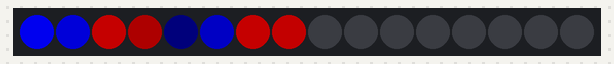
The sketch below on a simulated Arduino Uno, built with avr-gcc and run on an emulated ATmega328P. Shown: 16 RGB LEDs in strip order, left to right. Dim RGB values are drawn brighter than linear; random numbers use the default seed unless the sketch sets one.

Above: at 0.57 s.
At 5.72 s:
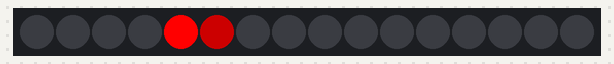
At 10.89 s:
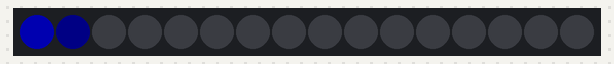
At 21.39 s:
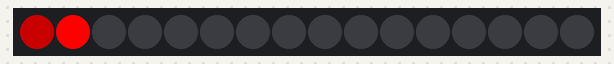
At 29.59 s:
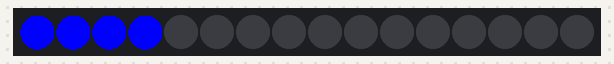
At 39.83 s:
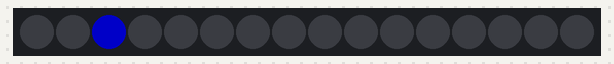

The sketch:

POLICE_STROBE_Stick.ino
```cpp
#include <Adafruit_NeoPixel.h>


#define PIN 5  // Pin NeoWheel is on
Adafruit_NeoPixel strip = Adafruit_NeoPixel(16, PIN, NEO_GRB + NEO_KHZ800);

int B;

int zone1[2] = {
  0,1};
int zone2[2] = {
  2,3};
int zone3[2] = {
  4,5};
int zone4[2] = {
  6,7};

uint32_t RED = (strip.Color(B,0,0));
uint32_t BLUE = (strip.Color(0,0,B));
uint32_t quarter;

const int topRightA[2] = {
  1, 0};
const int bottomRightA[2]={
  3,2};
const int bottomLeftA[2]={
  4,5};
const int topLeftA[2]={
  6,7};

const int topRightB[2] = {
  0,1};
const int bottomRightB[2]={
  2,3};
const int bottomLeftB[2]={
  5,4};
const int topLeftB[2]={
  7,6};


void setup(void)
{
  randomSeed(analogRead(0));
  strip.begin();
  strip.show(); // Initialize all pixels to 'off'
}

void loop()
{

  // setQuarter();
  WipeOne(random(40));
  WipeOne(random(40));
  WipeOne(random(40));
  WipeOne(random(40));
  WipeOne(random(10));
  WipeOne(random(10));
  WipeOne(random(40));
  WipeOne(random(50));
  WipeOne(random(80));
  WipeOne(random(80));


  spinUpRed(zone1);
  spinDownRed(zone2);

  spinUpBlue(zone1);
  spinDownBlue(zone2);

  spinDownRed(zone4);
  spinDownRed(zone3);

  spinDownBlue(zone4);
  spinDownBlue(zone3);


  spinUpBlue(zone1);
  spinDownBlue(zone1);
  spinUpBlue(zone3);
  spinDownBlue(zone3);

  spinUpRed(zone2);
  spinDownRed(zone2);
  spinUpRed(zone4);
  spinDownRed(zone4);

  spinDownBlue(zone1);
  spinDownBlue(zone4);


  spinUpRed(zone1);
  spinDownRed(zone1);
  spinUpRed(zone1);
  spinDownRed(zone1);
  spinUpRed(zone1);
  spinDownRed(zone1);

  spinUpRed(zone3);
  spinDownRed(zone3);
  spinUpBlue(zone2);
  spinDownBlue(zone2);

  spinUpBlue(zone4);
  spinDownBlue(zone4);
  spinUpBlue(zone4);
  spinDownBlue(zone4);
  spinUpBlue(zone4);
  spinDownBlue(zone4);

  spinUpBlue(zone2);
  spinDownBlue(zone2);
  spinUpRed(zone3);
  spinDownRed(zone3);


  spinUpRed(zone3);
  spinUpRed(zone1);
  spinDownRed(zone3);

  spinDownBlue(zone3);
  spinDownBlue(zone1);
  spinDownBlue(zone3);

  spinUpBlue(zone2);
  spinUpBlue(zone4);
  spinDownBlue(zone2);

  spinDownRed(zone4);
  spinDownRed(zone2);
  spinDownRed(zone4);


  spinDownRed(zone1);
  spinDownBlue(zone2);

  spinDownRed(zone1);
  spinDownBlue(zone2);

  spinDownRed(zone3);
  spinDownBlue(zone4);
  spinDownRed(zone3);
  spinDownBlue(zone2);

  spinDownBlue(zone2);
  spinDownRed(zone3);
  spinDownBlue(zone2);
  spinDownBlue(zone4);

  spinDownBlue(zone4);
  spinDownRed(zone3);
  spinDownBlue(zone4);
  spinDownBlue(zone2);

  spinUpRed(zone3);
  spinUpRed(zone1);
  spinDownRed(zone3);

  spinDownBlue(zone3);
  spinDownBlue(zone1);
  spinDownBlue(zone3);

  spinUpBlue(zone2);
  spinUpBlue(zone4);
  spinDownBlue(zone2);

  spinDownRed(zone4);
  spinDownRed(zone2);
  spinDownRed(zone4);


  spinDownRed(zone1);
  spinDownBlue(zone2);

  spinDownRed(zone1);
  spinDownBlue(zone2);

  spinDownRed(zone3);
  spinDownBlue(zone4);
  spinDownRed(zone3);
  spinDownBlue(zone2);

  spinDownBlue(zone2);
  spinDownRed(zone3);
  spinDownBlue(zone2);
  spinDownBlue(zone4);

  spinDownBlue(zone4);
  spinDownRed(zone3);
  spinDownBlue(zone4);
  spinDownBlue(zone2);


  spinDownRed(zone3);
  spinDownBlue(zone4);
  spinDownRed(zone3);
  spinDownBlue(zone4);
  spinDownRed(zone3);
  spinDownBlue(zone4);
  spinDownRed(zone3);
  spinDownBlue(zone4);
  spinDownRed(zone3);
  spinDownBlue(zone4);
  spinDownRed(zone3);
  spinDownBlue(zone4);

  spinDownRed(zone1);
  spinDownBlue(zone2);
  spinDownRed(zone1);
  spinDownBlue(zone2);
  spinDownRed(zone1);
  spinDownBlue(zone2);
  spinDownRed(zone1);
  spinDownBlue(zone2);
  spinDownRed(zone1);
  spinDownBlue(zone2);
  spinDownRed(zone1);
  spinDownBlue(zone2);

  spinDownRed(zone3);
  spinDownBlue(zone4);
  spinDownRed(zone3);
  spinDownBlue(zone4);
  spinDownRed(zone3);
  spinDownBlue(zone4);
  spinDownRed(zone3);
  spinDownBlue(zone4);

  spinDownRed(zone1);
  spinDownBlue(zone2);
  spinDownRed(zone1);
  spinDownBlue(zone2);
  spinDownRed(zone1);
  spinDownBlue(zone2);
  spinDownRed(zone1);
  spinDownBlue(zone2);

  randomBlue(zone1);
  randomBlue(zone2);
  randomBlue(zone1);
  randomBlue(zone2);
  randomBlue(zone1);
  randomBlue(zone2);

  randomRed(zone4);
  randomRed(zone3);
  randomRed(zone4);
  randomRed(zone3);
  randomRed(zone4);
  randomRed(zone3);


  spinUpBlue(zone1);
  spinUpBlue(zone2);
  spinUpBlue(zone3);
  spinUpBlue(zone4);
  spinDownRed(zone4);
  spinDownRed(zone3);
  spinDownRed(zone2);
  spinDownRed(zone1);

  spinUpRed(zone4);
  spinUpRed(zone3);
  spinUpRed(zone2);
  spinUpRed(zone1);
  spinDownBlue(zone1);
  spinDownBlue(zone2);
  spinDownBlue(zone3);
  spinDownBlue(zone4);

  spinUpBlue(zone1);
  spinUpBlue(zone2);
  spinUpBlue(zone3);
  spinUpBlue(zone4);
  spinDownRed(zone4);
  spinDownRed(zone3);
  spinDownRed(zone2);
  spinDownRed(zone1);

  spinUpRed(zone4);
  spinUpRed(zone3);
  spinUpRed(zone2);
  spinUpRed(zone1);
  spinDownBlue(zone1);
  spinDownBlue(zone2);
  spinDownBlue(zone3);
  spinDownBlue(zone4);

  spinUpBlue(zone1);
  spinUpBlue(zone2);
  spinUpBlue(zone3);
  spinUpBlue(zone4);
  spinDownRed(zone4);
  spinDownRed(zone3);
  spinDownRed(zone2);
  spinDownRed(zone1);

  spinUpRed(zone4);
  spinUpRed(zone3);
  spinUpRed(zone2);
  spinUpRed(zone1);
  spinDownBlue(zone1);
  spinDownBlue(zone2);
  spinDownBlue(zone3);
  spinDownBlue(zone4);


  /*
   setQuarter();
   clearAll();
   blueWipeLeft(random(15));
   setQuarter();

   clearAll();
   blueWipeLeft(random(15));
   setQuarter();
   clearAll();
   redWipeRight(random(15));
   setQuarter();
   clearAll();
   blueWipeLeft(random(15));
   setQuarter();
   clearAll();
   redWipeRight(random(25));
   setQuarter();
   clearAll();
   blueWipeLeft(random(10));
   setQuarter();
   clearAll();
   redWipeRight(1);

   setQuarter();
   clearAll();
   redWipeLeft(random(15));
   setQuarter();
   clearAll();
   redWipeLeft(random(10));
   setQuarter();
   clearAll();
   blueWipeRight(random(15));
   setQuarter();
   clearAll();
   redWipeLeft(5);
   setQuarter();
   clearAll();
   blueWipeRight(random(20));
   setQuarter();
   clearAll();
   redWipeLeft(random(25));
   setQuarter();
   clearAll();
   blueWipeRight(random(15));
   */
}

/*
void setQuarter()
 {

 switch (random(1,4))
 {
 case 1:
 quarter = topRight[i];
 break;

 case 2:
 quarter = bottomRight[i];
 break;

 case 3:
 quarter = bottomLeft[i];
 break;

 case 4:
 quarter = topLeft[i];
 break;
 }  //end switch case
 }  // end setQuarter

 */
void clearAll()
{
  colorWipe(strip.Color(0, 0, 0), 0); //set All Blue
  strip.show();
}


void randomRed(int zone[])
{
  strip.setPixelColor(zone[1], strip.Color(0,0,0));
  strip.setPixelColor(zone[0], strip.Color(0,0,0));
  strip.show();
  delay(10)
    ;
  strip.setPixelColor(zone[0], strip.Color(random(100),0,0));
  strip.show();
  delay(10) ;
  strip.setPixelColor(zone[1], strip.Color(random(255),0,0));
  strip.show();
  delay(10) ;
  strip.setPixelColor(zone[0], strip.Color(random(255),0,0));
  strip.show();
  delay(10) ;
}    // end void spinUpRed()

void randomBlue(int zone[])
{
  strip.setPixelColor(zone[1], strip.Color(0,0,0));
  strip.setPixelColor(zone[0], strip.Color(0,0,0));
  strip.show();
  delay(10)
    ;
  strip.setPixelColor(zone[0], strip.Color(0,0,random(100)));
  strip.show();
  delay(10) ;
  strip.setPixelColor(zone[1], strip.Color(0,0,random(255)));
  strip.show();
  delay(10) ;
  strip.setPixelColor(zone[0], strip.Color(0,0,random(255)));
  strip.show();
  delay(10) ;
}    // end void spinUpRed()


void spinUpRed(int zone[])
{
  strip.setPixelColor(zone[1], strip.Color(0,0,0));
  strip.setPixelColor(zone[0], strip.Color(0,0,0));
  strip.show();
  delay(10)
    ;
  strip.setPixelColor(zone[0], strip.Color(100,0,0));
  strip.show();
  delay(10) ;
  strip.setPixelColor(zone[1], strip.Color(255,0,0));
  strip.show();
  delay(10) ;
  strip.setPixelColor(zone[0], strip.Color(255,0,0));
  strip.show();
  delay(10) ;
}    // end void spinUpRed()


void spinUpBlue(int zone[])
{
  strip.setPixelColor(zone[1], strip.Color(0,0,0));
  strip.setPixelColor(zone[0], strip.Color(0,0,0));
  strip.show();
  delay(10) ;
  strip.setPixelColor(zone[0], strip.Color(0,0,100));
  strip.show();
  delay(10) ;
  strip.setPixelColor(zone[1], strip.Color(0,0,255));
  strip.show();
  delay(10) ;
  strip.setPixelColor(zone[0], strip.Color(0,0,255));
  strip.show();
  delay(10) ;
}    // end void spinUpRed()


void spinDownRed(int zone[])
{
  strip.setPixelColor(zone[0], strip.Color(255,0,0));
  strip.show();
  delay(10) ;
  strip.setPixelColor(zone[1], strip.Color(110,0,0));
  strip.show();
  delay(10) ;
  strip.setPixelColor(zone[0], strip.Color(110,0,0));
  strip.show();
  delay(10) ;
  strip.setPixelColor(zone[1], strip.Color(0,0,0));
  strip.show();
  delay(10) ;
  strip.setPixelColor(zone[0], strip.Color(0,0,0));
  strip.show();
  delay(10) ;

}    // end void spinDownRed()


void spinDownBlue(int zone[])
{
  strip.setPixelColor(zone[0], strip.Color(0,0,255));
  strip.show();
  delay(10) ;
  strip.setPixelColor(zone[1], strip.Color(0,0,110));
  strip.show();
  delay(10) ;
  strip.setPixelColor(zone[0], strip.Color(0,0,110));
  strip.show();
  delay(10) ;
  strip.setPixelColor(zone[1], strip.Color(0,0,0));
  strip.show();
  delay(10) ;
  strip.setPixelColor(zone[0], strip.Color(0,0,0));
  strip.show();
  delay(10) ;

}    // end void spinDownRed()

void WipeOne(uint8_t wait)
{
  for(uint16_t i=0; i<2; i++)
  {
    strip.setPixelColor(topRightA[i], strip.Color(random(255),0,0));
    strip.setPixelColor(topLeftA[i], strip.Color(0,0,random(255)));
    strip.setPixelColor(bottomLeftA[i], strip.Color(random(255),0,0));
    strip.setPixelColor(bottomRightA[i], strip.Color(0,0,random(255)));
    strip.show();
    delay(wait);
  }

  //   colorWipe(strip.Color(0, 0, 0), 0); //set All clear
  strip.show();
  delay(wait);

  for(uint16_t i=0; i<2; i++)
  {
    strip.setPixelColor(topRightA[i], strip.Color(0,0,random(255)));
    strip.setPixelColor(topLeftA[i],  strip.Color(random(255),0,0));
    strip.setPixelColor(bottomLeftA[i], strip.Color(0,0,random(255)));
    strip.setPixelColor(bottomRightA[i],  strip.Color(random(255),0,0));
    strip.show();
    delay(wait);
  }
  colorWipe(strip.Color(0, 0, 0), 0); //set All clear
  strip.show();
  delay(wait);

  for(uint16_t i=0; i<2; i++)
  {
    strip.setPixelColor(topRightA[i], strip.Color(0,0,random(255)));
    strip.setPixelColor(topLeftA[i],  strip.Color(random(255),0,0));
    strip.setPixelColor(bottomLeftA[i], strip.Color(0,0,random(255)));
    strip.setPixelColor(bottomRightA[i],  strip.Color(random(255),0,0));
    strip.show();
    delay(wait);
  }


  for(uint16_t i=0; i<2; i++)
  {
    strip.setPixelColor(topRightB[i], strip.Color(random(255),0,0));
    strip.setPixelColor(topLeftB[i], strip.Color(0,0,random(255)));
    strip.setPixelColor(bottomLeftB[i], strip.Color(random(255),0,0));
    strip.setPixelColor(bottomRightB[i], strip.Color(0,0,random(255)));
    strip.show();
    delay(wait);
  }

  //   colorWipe(strip.Color(0, 0, 0), 0); //set All clear
  strip.show();
  delay(wait);

  for(uint16_t i=0; i<2; i++)
  {
    strip.setPixelColor(topRightB[i], strip.Color(0,0,random(255)));
    strip.setPixelColor(topLeftB[i],  strip.Color(random(255),0,0));
    strip.setPixelColor(bottomLeftB[i], strip.Color(0,0,random(255)));
    strip.setPixelColor(bottomRightB[i],  strip.Color(random(255),0,0));
    strip.show();
    delay(wait);
  }
  colorWipe(strip.Color(0, 0, 0), 0); //set All clear
  strip.show();
  delay(wait);

  for(uint16_t i=0; i<2; i++)
  {
    strip.setPixelColor(topRightB[i], strip.Color(0,0,random(255)));
    strip.setPixelColor(topLeftB[i],  strip.Color(random(255),0,0));
    strip.setPixelColor(bottomLeftB[i], strip.Color(0,0,random(255)));
    strip.setPixelColor(bottomRightB[i],  strip.Color(random(255),0,0));
    strip.show();
    delay(wait);
  }


  //  colorWipe(strip.Color(0, 0, 0), 0); //set All Blue
  strip.show();
  delay(wait);

  for(uint16_t i=0; i<2; i++)
  {
    strip.setPixelColor(topLeftA[i], strip.Color(random(255),0,0));
    strip.setPixelColor(topRightA[i], strip.Color(0,0,random(255)));
    strip.setPixelColor(bottomLeftA[i], strip.Color(random(255),0,0));
    strip.setPixelColor(bottomRightA[i], strip.Color(0,0,random(255)));
    strip.show();
    delay(wait);
  }


  colorWipe(strip.Color(0, 0, 0), 0); //set All Blue
  strip.show();
  delay(wait);

  for(uint16_t i=0; i<2; i++)
  {
    strip.setPixelColor(topLeftA[i], strip.Color(random(255),0,0));
    strip.setPixelColor(topRightA[i], strip.Color(0,0,random(255)));
    strip.setPixelColor(bottomRightA[i], strip.Color(random(255),0,0));
    strip.setPixelColor(bottomLeftA[i], strip.Color(0,0,random(255)));
    strip.show();
    delay(wait);
  }
}


/*
void fadeDown(uint32_t c, uint8_t wait)
 {
 for (B=255; B>0; B--)
 {
 for(i<4; i<0; i++)
 {
 strip.setPixelColor(quarter, c);
 strip.show();
 delay(wait);
 }
 }

 }

 void fadeDownLeft(uint32_t c, uint8_t wait)
 {
 for (B=255; B>0; B--)
 {
 for( i=8; i<16; i++)
 {
 strip.setPixelColor(i, c);
 strip.show();
 delay(wait);
 }
 }
 }

 void fadeUpRight(uint32_t c, uint8_t wait)
 {
 for (B=0; B<255; B++)
 {
 for( i=0; i<8; i++)
 {
 strip.setPixelColor(i, c);
 strip.show();
 delay(wait);
 }
 }
 }

 void fadeUpLeft(uint32_t c, uint8_t wait)
 {
 for (B=0; B<255; B++)
 {
 for( i=8; i<16; i++)
 {
 strip.setPixelColor(i, c);
 strip.show();
 delay(wait);
 }
 }
 }

 void blueWipeRight( uint8_t wait)
 {
 for( i<4; i=0; i--)
 {
 strip.setPixelColor(quarter, 0,0,random(255));
 strip.show();
 delay(wait);
 }
 }

 void redWipeLeft( uint8_t wait)
 {
 for( i<4; i=0; i--)
 {
 strip.setPixelColor(quarter, random(255),0,0);
 strip.show();
 delay(wait);
 }
 }

 void blueWipeLeft( uint8_t wait)
 {
 for( i<4; i=0; i--)
 {
 strip.setPixelColor(quarter, 0,0,random(255));
 strip.show();
 delay(wait);
 }
 }

 void redWipeRight( uint8_t wait)
 {
 for( i<4; i=0; i--)
 {
 strip.setPixelColor(quarter, random(255),0,0);
 strip.show();
 delay(wait);
 }
 }
 */

void colorWipe(uint32_t c, uint8_t wait) {
  for( uint16_t i=0; i<strip.numPixels(); i++) {
    strip.setPixelColor(i, c);
    strip.show();
    delay(wait);
  }
}
```
